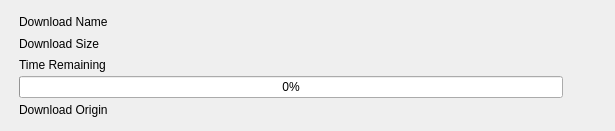
<?xml version="1.0" encoding="UTF-8"?>
<ui version="4.0">
 <class>DownloadItem</class>
 <widget class="QWidget" name="DownloadItem">
  <property name="geometry">
   <rect>
    <x>0</x>
    <y>0</y>
    <width>615</width>
    <height>131</height>
   </rect>
  </property>
  <property name="windowTitle">
   <string>Form</string>
  </property>
  <layout class="QHBoxLayout" name="horizontalLayout">
   <property name="spacing">
    <number>1</number>
   </property>
   <item>
    <widget class="QLabel" name="labelFileTypeIcon">
     <property name="maximumSize">
      <size>
       <width>52</width>
       <height>48</height>
      </size>
     </property>
     <property name="text">
      <string/>
     </property>
     <property name="textInteractionFlags">
      <set>Qt::NoTextInteraction</set>
     </property>
    </widget>
   </item>
   <item>
    <layout class="QVBoxLayout" name="verticalLayout">
     <property name="sizeConstraint">
      <enum>QLayout::SetMaximumSize</enum>
     </property>
     <item>
      <widget class="QLabel" name="labelDownloadName">
       <property name="text">
        <string>Download Name</string>
       </property>
      </widget>
     </item>
     <item>
      <widget class="QLabel" name="labelDownloadSize">
       <property name="text">
        <string>Download Size</string>
       </property>
       <property name="textInteractionFlags">
        <set>Qt::NoTextInteraction</set>
       </property>
      </widget>
     </item>
     <item>
      <widget class="QLabel" name="labelEstimatedTimeLeft">
       <property name="text">
        <string>Time Remaining</string>
       </property>
       <property name="textInteractionFlags">
        <set>Qt::NoTextInteraction</set>
       </property>
      </widget>
     </item>
     <item>
      <widget class="QProgressBar" name="progressBarDownload">
       <property name="value">
        <number>0</number>
       </property>
      </widget>
     </item>
     <item>
      <widget class="QLabel" name="labelDownloadSource">
       <property name="text">
        <string>Download Origin</string>
       </property>
      </widget>
     </item>
    </layout>
   </item>
   <item>
    <widget class="QPushButton" name="pushButtonOpenFolder">
     <property name="toolTip">
      <string>Open download folder</string>
     </property>
     <property name="text">
      <string/>
     </property>
     <property name="icon">
      <iconset theme="folder">
       <normaloff>.</normaloff>.</iconset>
     </property>
     <property name="flat">
      <bool>true</bool>
     </property>
    </widget>
   </item>
  </layout>
 </widget>
 <resources/>
 <connections/>
</ui>
